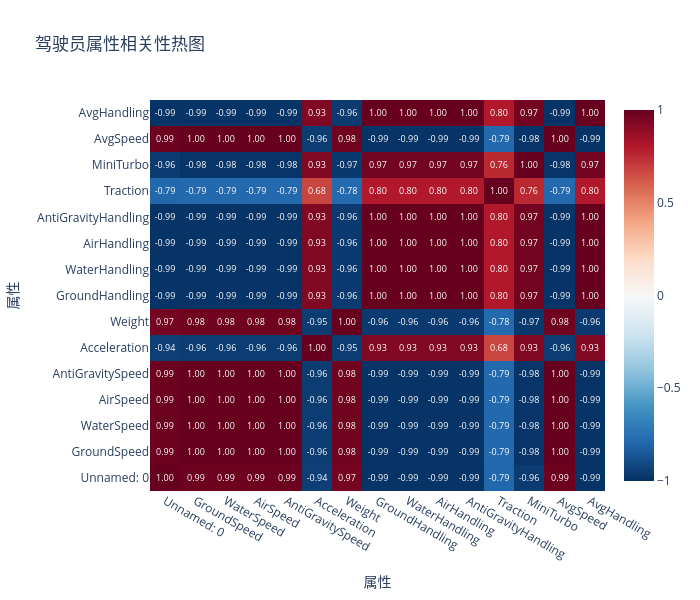

Source (notebook cell):
### Code cell
def create_attribute_heatmap(df, name_col, title):

    attribute_cols = df.columns.tolist()
    attribute_cols.remove(name_col)
    
    corr = df[attribute_cols].corr()

    fig = go.Figure(data=go.Heatmap(
        z=corr.values,
        x=corr.columns,
        y=corr.index,
        colorscale='RdBu_r',
        zmid=0,
        text=np.round(corr.values, 2),
        texttemplate='%{text:.2f}'
    ))
    
    fig.update_layout(
        title=title,
        xaxis_title="属性",
        yaxis_title="属性",
        height=600,
        width=700
    )
    
    return fig

heatmap_drivers = create_attribute_heatmap(
    drivers_df, 
    'Driver', 
    '驾驶员属性相关性热图'
)
heatmap_drivers.show()

### Figure 1 — Plotly figure (JSON) as saved in the notebook; plotly's stock layout.template omitted (floating-point values rounded to 4 significant figures; data arrays with more than 128 entries replaced by an {"elided": "..."} marker saying what was removed)
{"data": [{"colorscale": [[0, "rgb(5,48,97)"], [0.1, "rgb(33,102,172)"], [0.2, "rgb(67,147,195)"], [0.3, "rgb(146,197,222)"], [0.4, "rgb(209,229,240)"], [0.5, "rgb(247,247,247)"], [0.6, "rgb(253,219,199)"], [0.7, "rgb(244,165,130)"], [0.8, "rgb(214,96,77)"], [0.9, "rgb(178,24,43)"], [1, "rgb(103,0,31)"]], "text": {"elided": "15x15 float values"}, "texttemplate": "%{text:.2f}", "type": "heatmap", "x": ["Unnamed: 0", "GroundSpeed", "WaterSpeed", "AirSpeed", "AntiGravitySpeed", "Acceleration", "Weight", "GroundHandling", "WaterHandling", "AirHandling", "AntiGravityHandling", "Traction", "MiniTurbo", "AvgSpeed", "AvgHandling"], "y": ["Unnamed: 0", "GroundSpeed", "WaterSpeed", "AirSpeed", "AntiGravitySpeed", "Acceleration", "Weight", "GroundHandling", "WaterHandling", "AirHandling", "AntiGravityHandling", "Traction", "MiniTurbo", "AvgSpeed", "AvgHandling"], "z": {"elided": "15x15 float values"}, "zmid": 0}], "layout": {"height": 600, "title": {"text": "驾驶员属性相关性热图"}, "width": 700, "xaxis": {"autorange": true, "range": [-0.5, 14.5], "title": {"text": "属性"}, "type": "category"}, "yaxis": {"autorange": true, "range": [-0.5, 14.5], "title": {"text": "属性"}, "type": "category"}}}
